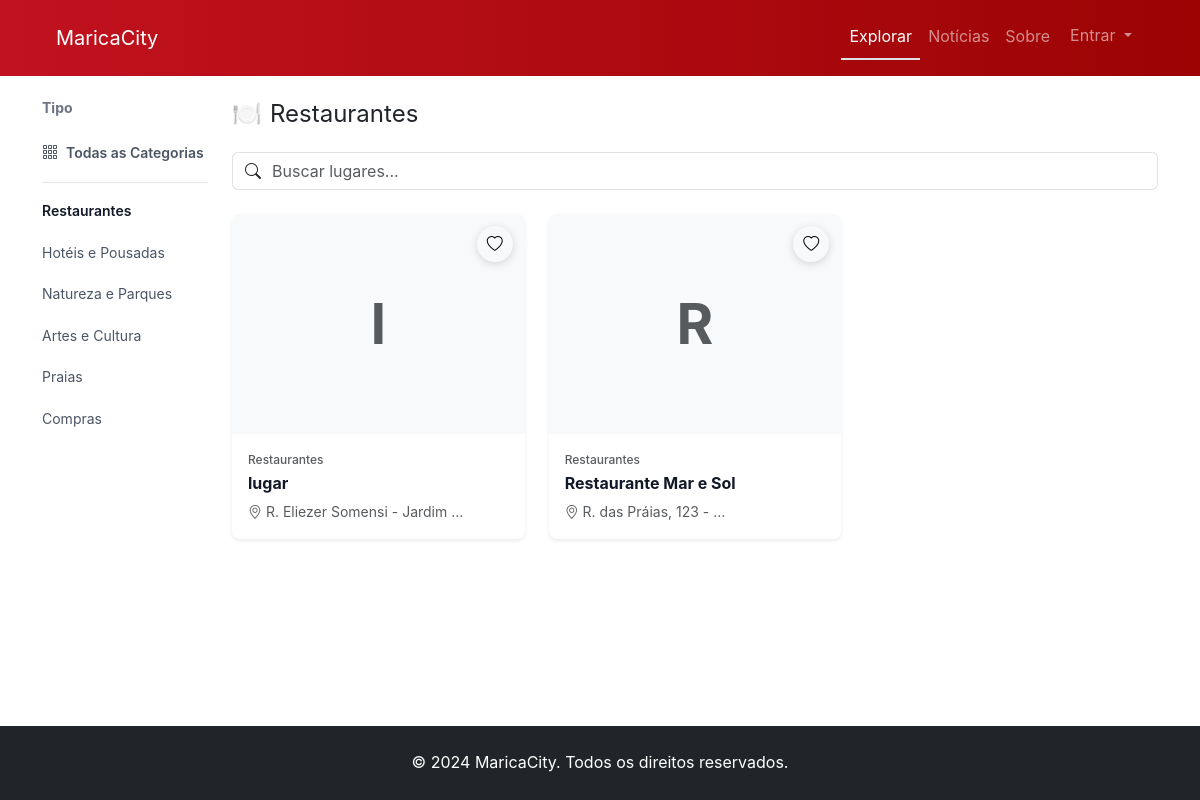
Page /explore/category/restaurantes/ on the earlier database version.
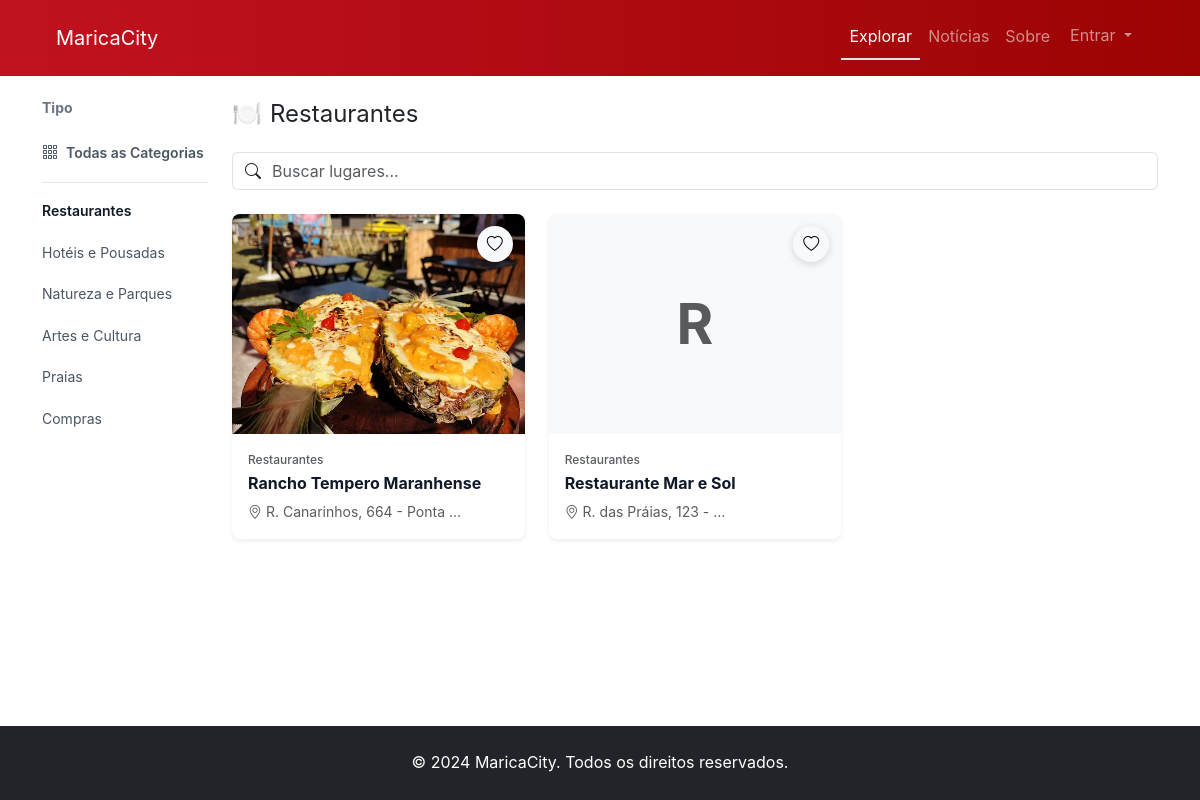
Same page on the later database version.
### apps/explore/models.py (models this page shows, shortened)
class Category(models.Model):
    name = models.CharField(max_length=100, unique=True, help_text="Nome da categoria")
    slug = models.SlugField(
        max_length=100, unique=True, help_text="Identificador amigável para URL"
    )
    description = models.TextField(blank=True, help_text="Descrição da categoria")
    icon = models.CharField(
        max_length=50, blank=True, help_text="Classe do ícone ou emoji para a categoria"
    )
    is_active = models.BooleanField(
        default=True, help_text="Se a categoria está atualmente ativa"
    )
    display_order = models.IntegerField(
        default=0,
        help_text="Ordem em que a categoria aparece (números menores primeiro)",
    )
    created_at = models.DateTimeField(auto_now_add=True)
    updated_at = models.DateTimeField(auto_now=True)
    class Meta:
        ordering = ["display_order", "name"]
        verbose_name = "Categoria"
        verbose_name_plural = "Categorias"
        indexes = [
            models.Index(fields=["is_active", "display_order"]),
            models.Index(fields=["slug"]),
        ]

class Place(models.Model):
    name = models.CharField(max_length=200, help_text="Nome do lugar")
    description = models.TextField(help_text="Descrição detalhada do lugar")
    address = models.TextField(help_text="Endereço completo do lugar")
    latitude = models.DecimalField(
        max_digits=9,
        decimal_places=6,
        null=True,
        blank=True,
        help_text="Coordenada de latitude",
    )
    longitude = models.DecimalField(
        max_digits=9,
        decimal_places=6,
        null=True,
        blank=True,
        help_text="Coordenada de longitude",
    )
    categories = models.ManyToManyField(
        Category,
        related_name="places",
        blank=True,
        help_text="Categorias às quais este lugar pertence",
    )
    created_by = models.ForeignKey(
        settings.AUTH_USER_MODEL,
        on_delete=models.CASCADE,
        related_name="places",
        help_text="Usuário que criou este lugar",
    )
    is_approved = models.BooleanField(
        default=False, help_text="Se o lugar foi aprovado pelo administrador"
    )
    is_active = models.BooleanField(
        default=True, help_text="Se o lugar está atualmente ativo"
    )
    created_at = models.DateTimeField(auto_now_add=True)
    updated_at = models.DateTimeField(auto_now=True)
    class Meta:
        ordering = ["-created_at"]
        verbose_name = "Lugar"
        verbose_name_plural = "Lugares"
        indexes = [
            models.Index(fields=["is_approved", "is_active"]),
            models.Index(fields=["-created_at"]),
        ]
    @property
    def primary_image(self):
        return self.images.filter(is_primary=True).first()

class PlaceImage(models.Model):
    place = models.ForeignKey(
        Place,
        on_delete=models.CASCADE,
        related_name="images",
        help_text="Lugar ao qual esta imagem pertence",
    )
    image = models.ImageField(
        upload_to="places/images/%Y/%m/", help_text="Imagem do lugar"
    )
    caption = models.CharField(
        max_length=200, blank=True, help_text="Legenda ou descrição da imagem"
    )
    is_primary = models.BooleanField(
        default=False, help_text="Se esta é a imagem principal/primária do lugar"
    )
    display_order = models.IntegerField(
        default=0,
        help_text="Ordem em que a imagem aparece na galeria (números menores primeiro)",
    )
    uploaded_at = models.DateTimeField(
        auto_now_add=True, help_text="Quando a imagem foi carregada"
    )
    class Meta:
        ordering = ["display_order", "-uploaded_at"]
        verbose_name = "Imagem do Lugar"
        verbose_name_plural = "Imagens do Lugar"
        indexes = [
            models.Index(fields=["place", "display_order"]),
            models.Index(fields=["place", "is_primary"]),
        ]

### apps/explore/views.py (the view)
# urls.py: path("category/<slug:slug>/", views.category_detail_view, name="category_detail"),
def category_detail_view(request, slug):
    category = get_object_or_404(Category, slug=slug, is_active=True)
    sort_by = request.GET.get("sort", "-created_at")
    valid_sorts = {
        "-created_at": "-created_at",
        "name": "name",
        "-name": "-name",
    }
    sort_order = valid_sorts.get(sort_by, "-created_at")
    places = (
        Place.objects.filter(categories=category, is_approved=True, is_active=True)
        .prefetch_related("images", "categories", "created_by")
        .order_by(sort_order)
    )
    all_categories = Category.objects.filter(is_active=True).order_by("display_order")
    context = {
        "category": category,
        "places": places,
        "all_categories": all_categories,
        "current_sort": sort_by,
    }
    return render(request, "explore/category_detail.html", context)

### apps/core/context_processors.py (called while the page is built, shortened)
def google_oauth(request):
    return {
        "GOOGLE_OAUTH_CLIENT_ID": settings.GOOGLE_OAUTH_CLIENT_ID,
    }

def admin_stats(request):
    return {"pending_places": 0, "draft_news": 0}

### templates/explore/category_detail.html (shortened to what the changed rows need)
{% extends 'base.html' %}
{% load static %}
{% block extra_css %}
<link rel="stylesheet" href="{% static 'css/pages/explore.css' %}">
{% endblock %}
{% block content %}
<div class="container py-4">
  <div class="row">
    <div class="col-md-3 col-lg-2">
      <div class="sidebar-sticky">
        <div class="mb-4">
          <div class="list-group list-group-flush border-0">
            {% for cat in all_categories %}
            <a href="{% url 'explore:category_detail' cat.slug %}"
               class="list-group-item list-group-item-action {% if cat.id == category.id %}active{% endif %} border-0 px-0 py-2" style="background: transparent;">
              <span style="font-size: 0.875rem;">{{ cat.name }}</span>
            </a>
            {% endfor %}
          </div>
        </div>
      </div>
    </div>
    <div class="col-md-9 col-lg-10">
      <div class="d-flex justify-content-between align-items-center mb-4">
        <h1 class="fw-normal mb-0" style="font-size: 1.5rem;">
          {% if category.icon %}<span class="me-2">{{ category.icon }}</span>{% endif %}{{ category.name }}
        </h1>
      </div>
  <section>
    {% if places %}
    <div class="row g-4">
      {% for place in places %}
      <div class="col-12 col-md-6 col-lg-4">
        <a href="{% url 'explore:place_detail' place.pk %}" class="text-decoration-none">
          <div class="card place-card h-100 border-0 shadow-sm">
            <div class="position-relative place-card-image-wrapper">
              {% if place.primary_image %}
              <img src="{{ place.primary_image.image.url }}" alt="{{ place.name }}" class="card-img-top place-card-img" loading="lazy">
              {% else %}
              <div class="bg-light text-muted d-flex align-items-center justify-content-center place-card-placeholder">
                <span class="display-4 fw-bold">{{ place.name|first }}</span>
              </div>
              {% endif %}
              <button class="btn btn-light btn-sm rounded-circle position-absolute favorite-btn-overlay favorite-btn"
                      data-place-id="{{ place.pk }}"
                      title="Adicionar aos favoritos"
                      aria-label="Adicionar aos favoritos"
                      onclick="event.preventDefault(); event.stopPropagation();">
                <i class="bi bi-bookmark"></i>
              </button>
            </div>
            <div class="card-body p-3">
              {% if place.categories.exists %}
                {% with place.categories.first as first_category %}
                <p class="text-muted mb-1" style="font-size: 0.75rem; font-weight: 500;">
                  {{ first_category.name }}
                </p>
                {% endwith %}
              {% endif %}
              <h5 class="card-title fw-bold mb-2" style="font-size: 1rem; color: #111827;">{{ place.name }}</h5>
              <p class="text-muted mb-0" style="font-size: 0.875rem;">
                <i class="bi bi-geo-alt"></i> {{ place.address|truncatewords:5 }}
              </p>
            </div>
          </div>
        </a>
      </div>
      {% endfor %}
    </div>
    {% endif %}
  </section>
    </div>
  </div>
</div>
{% endblock %}

Differences in the rows shown:
no longer on this page (row edited): Place: name|first "l", categories.first.name "Restaurantes", name "lugar", address "R. Eliezer Somensi - Jardim …"
added Place: primary_image.image (picture), categories.first.name "Restaurantes", name "Rancho Tempero Maranhense", address "R. Canarinhos, 664 - Ponta …"
